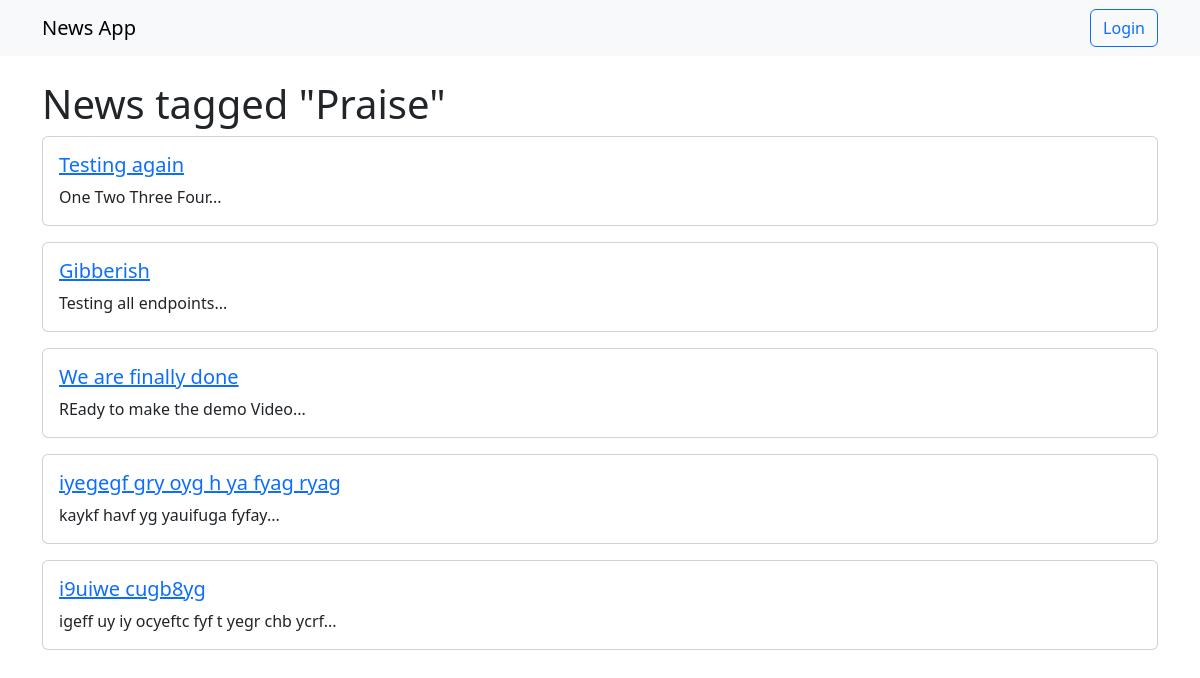
The page /news/tag/5/ on the database as committed earlier.
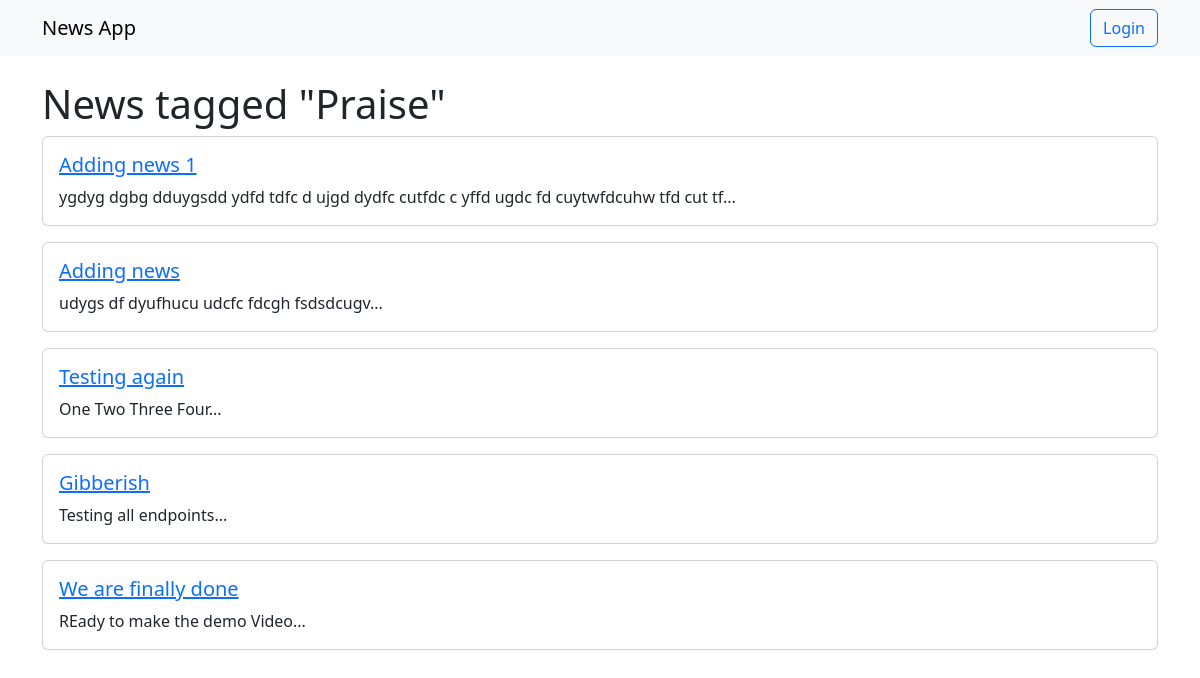
The same page on the database as committed later.
### news/models.py (models this page shows)
class News(models.Model):
    title = models.CharField(max_length=255)
    text = models.TextField()
    image = models.ImageField(upload_to='http://127.0.0.1:8000/media/news_images/', blank=True, null=True)
    tags = models.ManyToManyField('Tag', related_name='news')
    created_at = models.DateTimeField(auto_now_add=True)
    views = models.IntegerField(default=0)

### news/urls.py (the view)
# urls.py: path('news/tag/<int:tag_id>/', news_by_tag_view, name='news-by-tag'),
def news_by_tag_view(request, tag_id):
    tag = get_object_or_404(Tag, id=tag_id)
    page = int(request.GET.get('page', 1))
    per_page = 5 if page == 1 else 3
    news_list = tag.news.all().order_by('-created_at')
    paginator = Paginator(news_list, per_page)
    try:
        news_page = paginator.page(page)
    except:
        return JsonResponse({'news': []})
    news_data = [
        {
            'id': news.id,
            'title': news.title,
            'text': news.text[:150] + "...",
        } for news in news_page
    ]
    if request.headers.get('X-Requested-With') == 'XMLHttpRequest':
        return JsonResponse({'news': news_data})
    return render(request, 'news/news_by_tag.html', {'tag': tag, 'news_list': news_data})

### news/templates/news/news_by_tag.html (shortened to what this page needs)
{% extends 'news/base.html' %}
{% block content %}
    <h1>News tagged "{{ tag.name }}"</h1>
    <div id="news-container">
        {% for news in news_list %}
            <div class="card mb-3">
                <div class="card-body">
                    <h5 class="card-title">
                        <a href="{% url 'news-detail' news.id %}">{{ news.title }}</a>
                    </h5>
                    <p class="card-text">{{ news.text|truncatechars:150 }}</p>
                </div>
            </div>
        {% empty %}
            <p>No news found for this tag.</p>
        {% endfor %}
    </div>
{% endblock %}

Rows that differ between the two databases and show on the page:
removed News: title "iyegegf gry oyg h ya fyag ryag"
removed News: title "i9uiwe cugb8yg"
added News: title "Adding news 1"
added News: title "Adding news"
Other text that changed with them:
new list line: "ygdyg dgbg dduygsdd ydfd tdfc d ujgd dydfc cutfdc c yffd ugdc fd cuytwfdcuhw tfd cut tf..."
new list line: "udygs df dyufhucu udcfc fdcgh fsdsdcugv..."
list line gone: "kaykf havf yg yauifuga fyfay..."
list line gone: "igeff uy iy ocyeftc fyf t yegr chb ycrf..."
